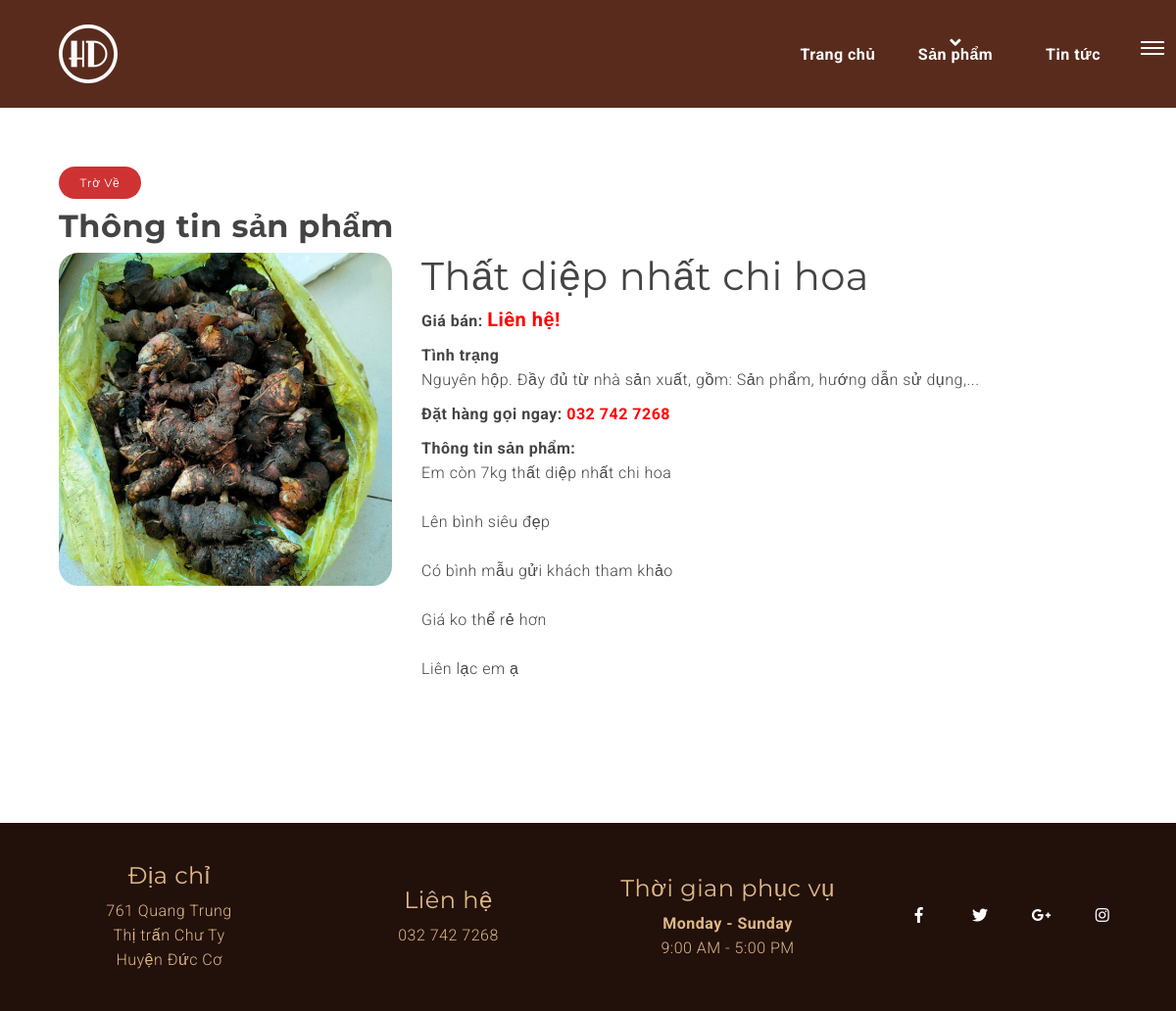
Page /ttsanpham/20 on the committed database.
### tables this page shows
CREATE TABLE `db_slider` (
  `id` int(11) NOT NULL,
  `name` varchar(255) NOT NULL,
  `link` varchar(255) NOT NULL,
  `img` varchar(100) NOT NULL,
  `created` datetime NOT NULL,
  `created_by` varchar(50) NOT NULL DEFAULT 'Supper Admin',
  `modified` datetime NOT NULL,
  `modified_by` varchar(50) NOT NULL DEFAULT 'Supper Admin',
  `trash` tinyint(1) NOT NULL DEFAULT 1,
  `status` tinyint(1) NOT NULL DEFAULT 1,
  `type` int(2) DEFAULT 0,
  `detail` text NOT NULL,
  `spname` varchar(255) NOT NULL,
  `price` int(11) NOT NULL
);

### application/controllers/Tintuc.php (called while the page is built, shortened)
<?php
class Tintuc extends CI_Controller {
    function __construct() {
        $this->load->model('frontend/Mproduct');
        $this->load->model('frontend/Mcategory');
        $this->load->model('frontend/Mcontent');
		$this->load->model('frontend/Mslider');
        $this->data['com']='tintuc';
    }
	public function detailsp(){
		$aurl = explode('/', uri_string());
		$link = $aurl[1];
		$row = $this->Mslider->sp_get_detail($link);
		$this->data['row']=$row;
		$this->data['view']='detail';
		$this->load->view('frontend/components/tintuc/detailsp',$this->data);
	}
}

### index.php (called while the page is built, shortened)
<?php
require_once BASEPATH.'core/CodeIgniter.php';

### application/models/frontend/Mslider.php (called while the page is built, shortened)
<?php if ( ! defined('BASEPATH')) exit('No direct script access allowed');
class Mslider extends CI_Model {
	public function __construct()
    {
            $this->table = $this->db->dbprefix('slider');
    }
	public function sp_get_detail($id){
        $this->db->where('status', 1);
        $this->db->where('trash', 1);
        $this->db->where('id', $id);
        $this->db->limit(1);
        $query = $this->db->get($this->table);
        return $query->row_array();
    }
}

### application/views/frontend/components/tintuc/detailsp.php (the view, shortened to what this page needs)
<!DOCTYPE html>
<html lang="en">
<head>
    <link href="../public/vendor/css/bundle.min.css" rel="stylesheet">
    <link href="../public/vendor/css/owl.carousel.min.css" rel="stylesheet">
    <link rel="stylesheet" href="../public/vendor/css/jquery.fancybox.min.css">
    <link rel="stylesheet" href="../public/vendor/css/swiper.min.css">
    <link rel="stylesheet" href="../public/vendor/css/LineIcons.min.css">
    <link href="../public/coffee/css/line-awesome.min.css" rel="stylesheet">
    <link href="../public/coffee/css/style.css" rel="stylesheet">
    <link href="../public/coffee/css/custom.css" rel="stylesheet">
</head>
<body data-spy="scroll" data-target=".navbar" data-offset="90">
<header id="home" class="cursor-light">
    <div class="inner-header nav-icon">
        <div class="main-navigation" style="background: #592b1c;">
            <div class="container">
                <div class="row">
                    <div class="col-4 col-lg-2">
                        <a class="navbar-brand link scroll"  href="<?php echo base_url() ?>trang-chu">
                            <img src="../public/coffee/images/logo.png" alt="logo">
                        </a>
                    </div>
                    <div class="col-8 col-lg-10 simple-navbar d-flex align-items-center justify-content-end">
                        <nav class="navbar navbar-expand-lg">
                            <div class="collapse navbar-collapse" id="navbarSupportedContent">
                                <div class="navbar-nav ml-auto d-flex align-items-center">
                                    <a class="nav-link home active link " href="<?php echo base_url() ?>trang-chu">Trang chủ</a>
									<a class="nav-link home active link " href="<?php echo base_url() ?>sanpham">Sản phẩm</a>
                                    <a class="nav-link link" href="<?php echo base_url() ?>tin-tuc">Tin tức</a>
                                    <span class="menu-line link"><i aria-hidden="true" class="fa fa-angle-down"></i></span>
                                </div>
                            </div>
                        </nav>
                    </div>
                </div>
            </div>
        </div>
        <a href="javascript:void(0)" class="sidemenu_btn link" id="sidemenu_toggle">
            <span></span>
            <span></span>
            <span></span>
        </a>
    </div>
</header>
<section id="content">
		<div class="container" style="margin-top:50px">
			<div class="col-xs-12 col-sm-12 col-md-12 col-lg-12">
					<a href="<?php echo base_url() ?>sanpham" class="btn button btn-small btn-rounded mb-1 section-btn">Trờ về</a>
			</div>
			<div class="col-xs-12 col-sm-12 col-md-12 col-lg-12 product-content" id="list-content">
				<div class="product-wrap" id="info-content">
					<div class="content-ct">
						<div class="fs-ne2-it clearfix" style="padding-top: 5px">
							<div class="fs-ne2-it clearfix">
								<div class="entry-title">
									<h2><strong>Thông tin sản phẩm</strong></h2>
								</div>
							</div>
							<div class="row">
								<div class="col-md-4  wow fadeIn" data-wow-duration="1s" data-wow-delay=".3s" >
									<div class="item-img">
										<a href="../public/assets/images/<?php echo $row['img']; ?>" data-fancybox="images">
											<img src="../public/assets/images/<?php echo $row['img']; ?>" alt="image" style="height:100%;border-radius:20px">
										</a>
									</div>
								</div>
								<div class="col-md-8  wow fadeIn" data-wow-duration="1s" data-wow-delay=".6s">
									<div class="product-view-content">
									<div class="product-view-name">
										<h1><?php echo $row['name'] ?></h1>
									</div>
									<div class="product-view-price">
										<div class="pull-left">
											<b>Giá bán: </b>
											<?php if($row['price']==0): ?>
												<span style="color:red;font-size:20px"><strong>Liên hệ!</strong></span>
											<?php else : ?>
												<span style="color:red;font-size:20px"><strong><?php echo(number_format($row['price'])); ?> vn₫</strong></span>
											<?php endif; ?>
										</div>
									</div>
									<div style="margin-top: 10px;">
										<b>Tình trạng</b>
										<br>
										<span>Nguyên hộp. Đầy đủ từ nhà sản xuất, gồm: Sản phẩm, hướng dẫn sử dụng,...</span>
									</div>
									<div style="margin-top: 10px;">
										<b>Đặt hàng gọi ngay: </b> <span style="color:red"><strong>032 742 7268</strong></span>
									</div>
									<div style="margin-top: 10px;" class="product-view-name">
										<b>Thông tin sản phẩm:</b>
										<br>
										<p><?php echo $row['detail'] ?></p>
									</div>
								</div>
								</div>
							</div>
						</div>
					</div>
				</div>
			</div>
		</div>
	</section>
<footer class="footer">
    <div class="container">
        <div class="row align-items-center">
            <div class="col-md-3 text-center">
                <div class="footer-social">
                    <h4 class="wow fadeInUp" data-wow-delay="0.2s">Địa chỉ</h4>
					<p>761 Quang Trung<br> Thị trấn Chư Ty<br>Huyện Đức Cơ</p>
                </div>
            </div>
			<div class="col-md-3 text-center">
                <div class="footer-social">
                    <h4 class="wow fadeInUp" data-wow-delay="0.2s">Liên hệ</h4>
					<p>032 742 7268</p>
                </div>
            </div>
			<div class="col-md-3 text-center">
                <div class="footer-social">
                    <h4 class="wow fadeInUp" data-wow-delay="0.2s">Thời gian phục vụ</h4>
					<div>
                                        <strong>Monday - Sunday</strong>
                                        <p>9:00 AM - 5:00 PM</p>
                                   </div>
                </div>
            </div>
			<div class="col-md-3 text-center">
                <div class="footer-social">
				<ul class="list-unstyled social-icons social-icons-simple">
                        <li><a class="social-icon wow fadeInUp" target="_blank" href="https://www.facebook.com/H%E1%BA%A1nh-Dung-%C4%90%E1%BA%A7u-M%E1%BB%91i-S%C3%A2m-Ng%E1%BB%8Dc-Linh-110390721092653/?ref=pages_you_manage&gidzl=CnnOKg8r1Gut1rjTfYi42J81Mrsx9GG1U0aDKBuZK0Kh30zJltO2KdbTL07gT09JVGbL066d76zbfJ040G"><i class="fab fa-facebook-f" aria-hidden="true"></i> </a> </li>
                        <li><a class="social-icon wow fadeInDown" href="javascript:void(0)"><i class="fab fa-twitter" aria-hidden="true"></i> </a> </li>
                        <li><a class="social-icon wow fadeInUp" href="javascript:void(0)"><i class="fab fa-google-plus-g" aria-hidden="true"></i> </a> </li>
                        <li><a class="social-icon wow fadeInUp" href="javascript:void(0)"><i class="fab fa-instagram" aria-hidden="true"></i> </a> </li>
                    </ul>
                </div>
            </div>
        </div>
    </div>
</footer>
</body>
</html>

### public/coffee/css/custom.css (style rules this page uses)
.section-btn { background: #ce3232; border-radius: 0; border: 0; color: #f9f9f9; font-size: inherit; font-weight: normal; padding: 10px 25px; transition: 0.5s 0.2s; }

### rows in the picture
db_slider: img (picture), name "Thất diệp nhất chi hoa", detail "Em còn 7kg thất diệp nhất chi hoa Lên bình siêu đẹp Có bình mẫu gửi khách tham khảo Giá ko thể rẻ hơn Liên lạc em ạ"
